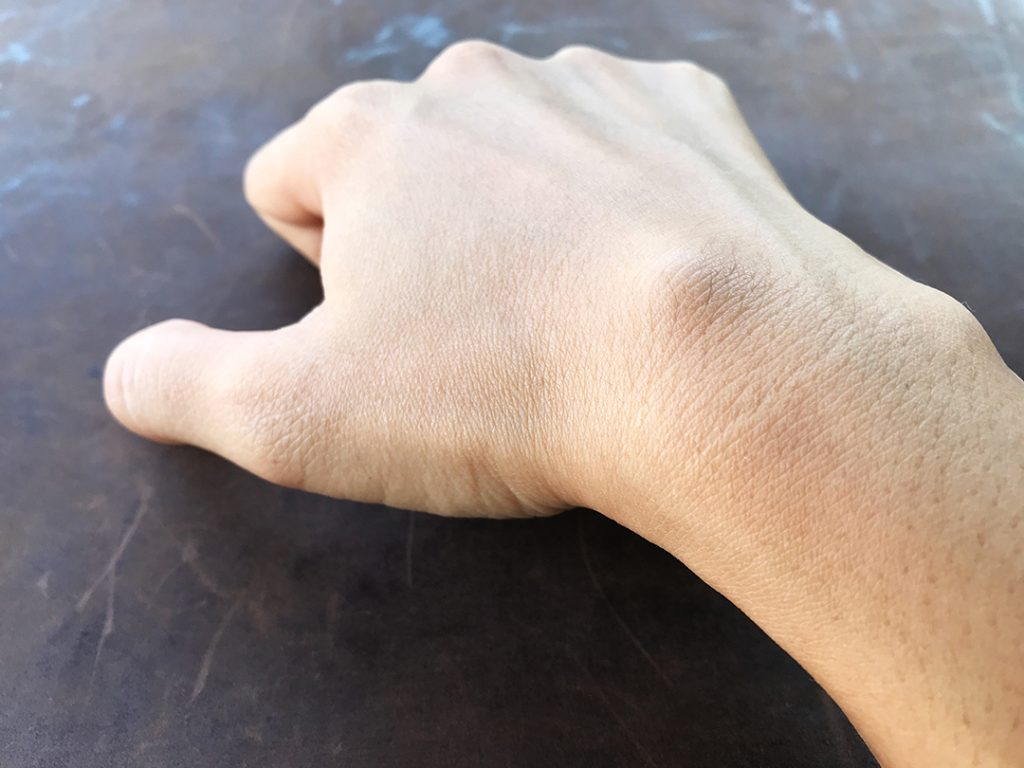
#> input picture Dataset/images/2efb9ee12667.jpg, 1024 x 768 px
$ python -i image_processor.py   (imports and definitions only)
#> lines starting #> are read from the running program, lines starting #| are printed output that depends on the picture
"""
HealthConnect Secure Medical Image Intake & Preprocessing Engine
Handles:
- Cryptographically safe filename generation and storage in protected directory
- Strict MIME and binary header validation (JPG, JPEG, PNG, WEBP)
- File size limitation (max 5 MB)
- Image readability and corruption detection via PIL
- Medical visual preprocessing (224x224 RGB standardization)
- Statistical visual feature descriptor extraction
- Clear, transparent separation between image intake and symptom ML models
"""

import os
import uuid
import logging
from typing import Dict, Any, Tuple, Optional
import numpy as np

try:
    from PIL import Image, UnidentifiedImageError
    PIL_AVAILABLE = True
except ImportError:
    Image = None
    UnidentifiedImageError = Exception
    PIL_AVAILABLE = False
    logging.getLogger(__name__).warning("Pillow (PIL) not installed in current environment; medical image processing standby.")

logger = logging.getLogger(__name__)

# Allowed file extensions and corresponding PIL formats
ALLOWED_EXTENSIONS = {'.jpg', '.jpeg', '.png', '.webp'}
ALLOWED_FORMATS = {'JPEG', 'PNG', 'WEBP'}
MAX_FILE_SIZE_BYTES = 5 * 1024 * 1024  # 5 MB
MIN_DIMENSION = 50
MAX_DIMENSION = 4096

# Protected medical image storage directory (outside static/public web root)
SECURE_UPLOAD_DIR = os.path.abspath(
    os.path.join(os.path.dirname(__file__), "..", "instance", "secure_uploads", "medical_images")
)

# [11 lines left out: functions ensure_secure_dir, is_allowed_file, not called in this run]

def extract_visual_descriptors(img: Any) -> Dict[str, Any]:
    """
    Extracts statistical visual descriptors from standardized 224x224 RGB image.
    Provides real feature extraction for multimodal integration while keeping
    clear transparency about deep model status.
    """
    try:
        # Resize to standard vision tensor input size
        resized = img.resize((224, 224), Image.Resampling.LANCZOS)
        arr = np.array(resized, dtype=np.float32) / 255.0  # Normalize to [0, 1]

        # Color channel statistics
        r_mean, g_mean, b_mean = np.mean(arr[:, :, 0]), np.mean(arr[:, :, 1]), np.mean(arr[:, :, 2])
        r_std, g_std, b_std = np.std(arr[:, :, 0]), np.std(arr[:, :, 1]), np.std(arr[:, :, 2])

        # Redness dominance ratio (relevant for erythema / skin rash)
        rg_ratio = float(r_mean / (g_mean + 1e-6))

        # Simple color histograms (8 bins per channel = 24 features)
        r_hist, _ = np.histogram(arr[:, :, 0], bins=8, range=(0, 1), density=True)
        g_hist, _ = np.histogram(arr[:, :, 1], bins=8, range=(0, 1), density=True)
        b_hist, _ = np.histogram(arr[:, :, 2], bins=8, range=(0, 1), density=True)

        # Spatial variance (texture heterogeneity)
        gray = 0.2989 * arr[:, :, 0] + 0.5870 * arr[:, :, 1] + 0.1140 * arr[:, :, 2]
        texture_variance = float(np.var(gray))

        combined_features = np.concatenate([
            [r_mean, g_mean, b_mean, r_std, g_std, b_std, rg_ratio, texture_variance],
            r_hist[:4], g_hist[:4], b_hist[:4]
        ]).tolist()

        return {
            "dimensions_standardized": [224, 224, 3],
            "channel_means": [round(float(r_mean), 3), round(float(g_mean), 3), round(float(b_mean), 3)],
            "redness_ratio": round(rg_ratio, 3),
            "texture_variance": round(texture_variance, 4),
            "feature_vector_dim": len(combined_features),
            "feature_vector": [round(float(v), 4) for v in combined_features]
        }
    except Exception as e:
        logger.error(f"Error extracting visual descriptors: {e}")
        return {
            "dimensions_standardized": [224, 224, 3],
            "feature_vector_dim": 0,
            "feature_vector": []
        }

# [110 lines left out: functions process_uploaded_image, get_image_path, not called in this run]

>>> import cv2
>>> picture = cv2.imread('../Dataset/images/2efb9ee12667.jpg', cv2.IMREAD_GRAYSCALE)
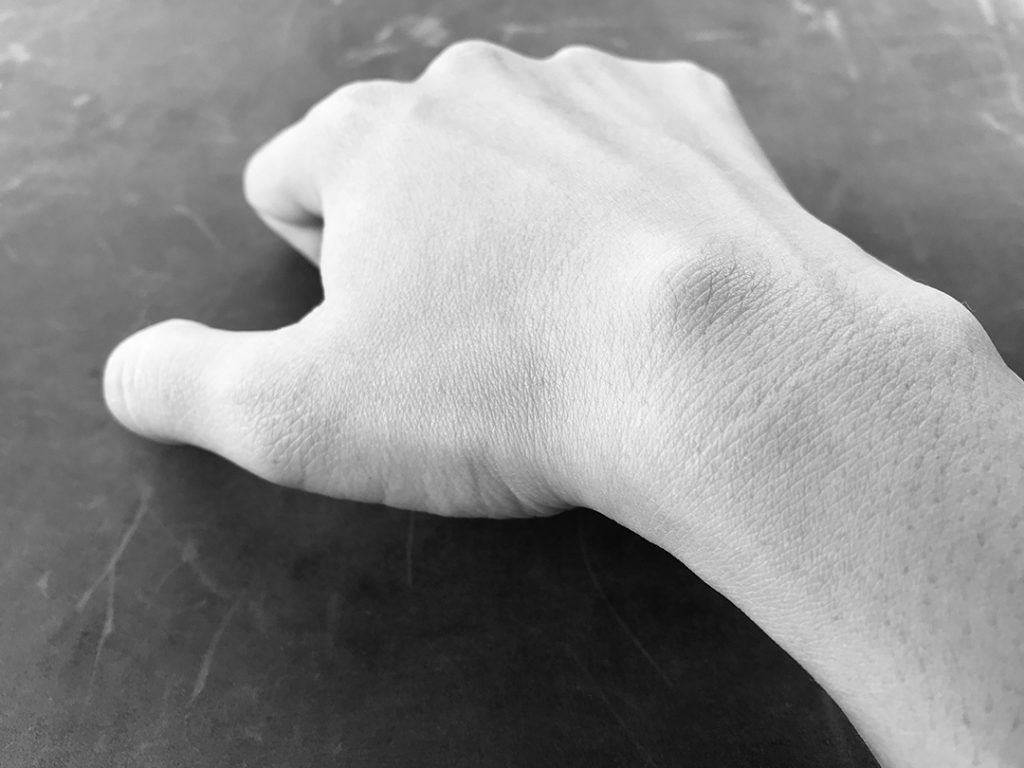
#> picture: shape (768, 1024); min 0, max 255, mean 143.1
>>> result = extract_visual_descriptors(picture)
#> result = {'dimensions_standardized': [224, 224, 3], 'feature_vector_dim': 0, 'feature_vector': []}

$ run again, on Dataset/images/3c4922851c3a.jpg
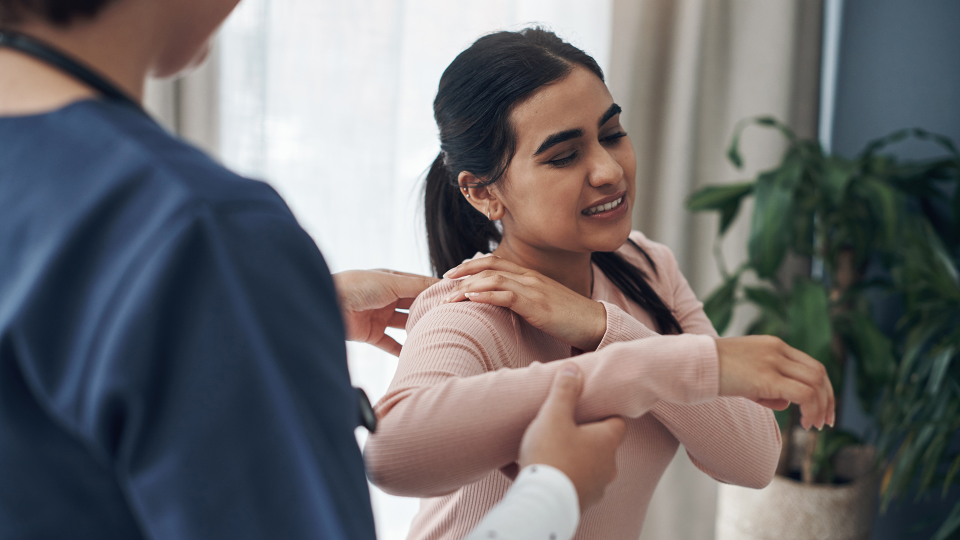
#> input picture Dataset/images/3c4922851c3a.jpg, 1920 x 1080 px (shown at 1/2 size)
#> `picture = cv2.imread('../Dataset/images/2efb9ee12667.jpg', cv2.IMREAD_..`:
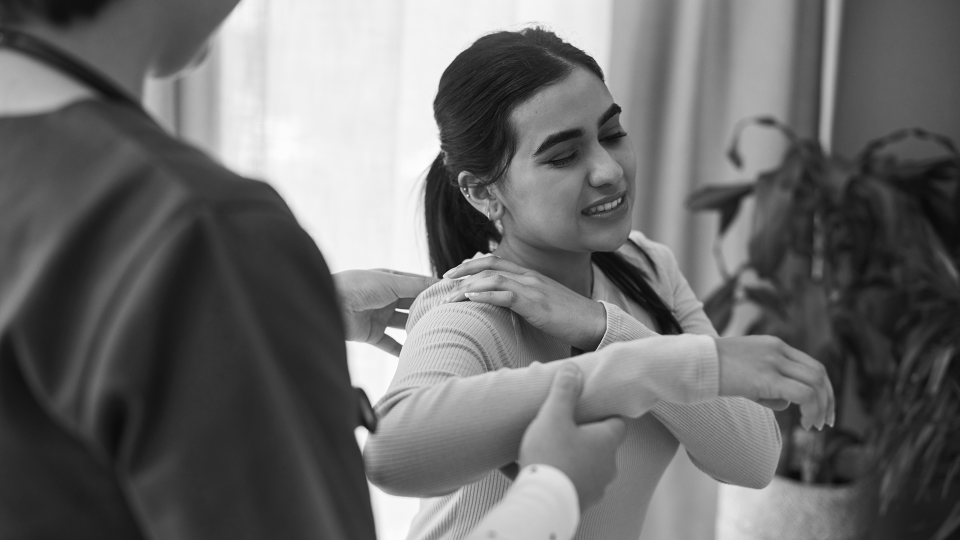
#> picture: shape (1080, 1920) (shown at 1/2 size); min 5, max 255, mean 108.1
#> result = {'dimensions_standardized': [224, 224, 3], 'feature_vector_dim': 0, 'feature_vector': []}

$ run again, on Dataset/images/3fddf0f4797c.jpg
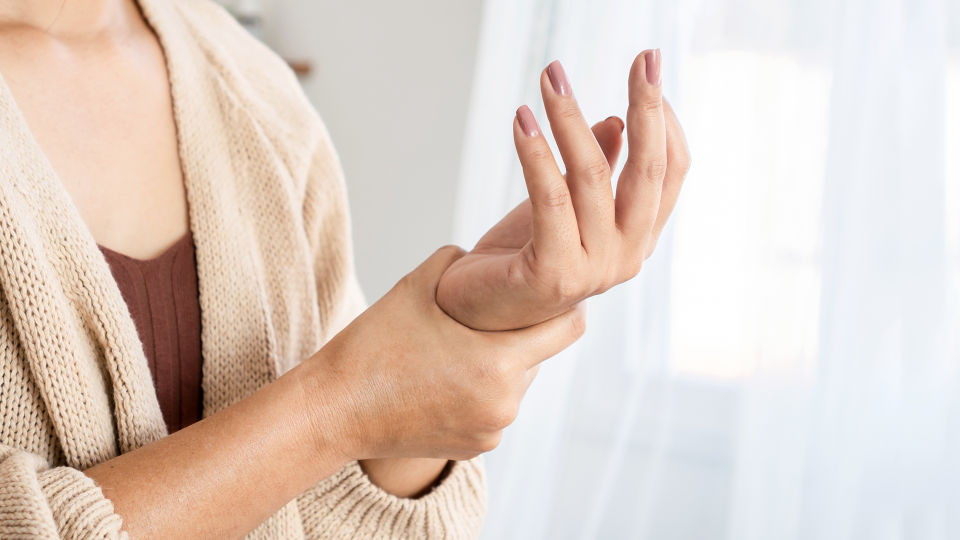
#> input picture Dataset/images/3fddf0f4797c.jpg, 1920 x 1080 px (shown at 1/2 size)
#> `picture = cv2.imread('../Dataset/images/2efb9ee12667.jpg', cv2.IMREAD_..`:
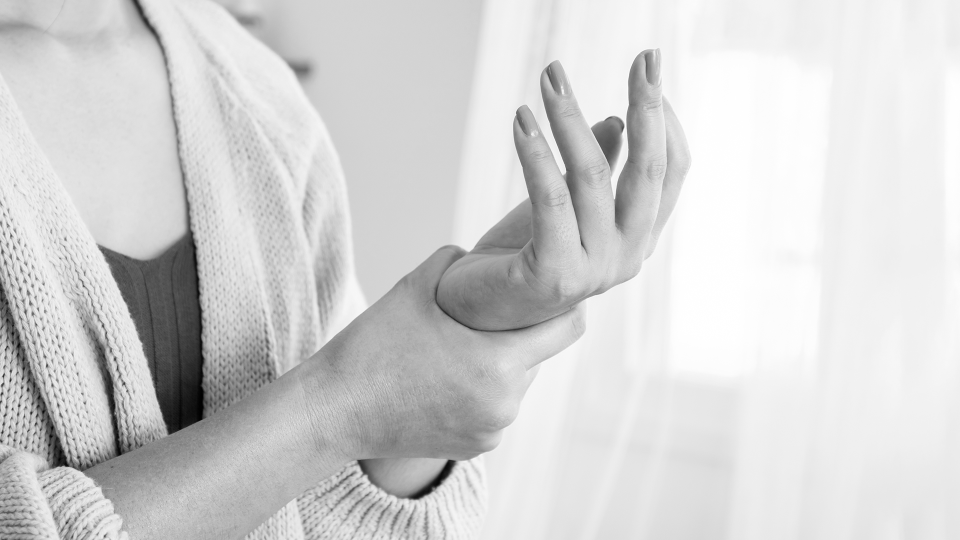
#> picture: shape (1080, 1920) (shown at 1/2 size); min 0, max 255, mean 210.8
#> result = {'dimensions_standardized': [224, 224, 3], 'feature_vector_dim': 0, 'feature_vector': []}
